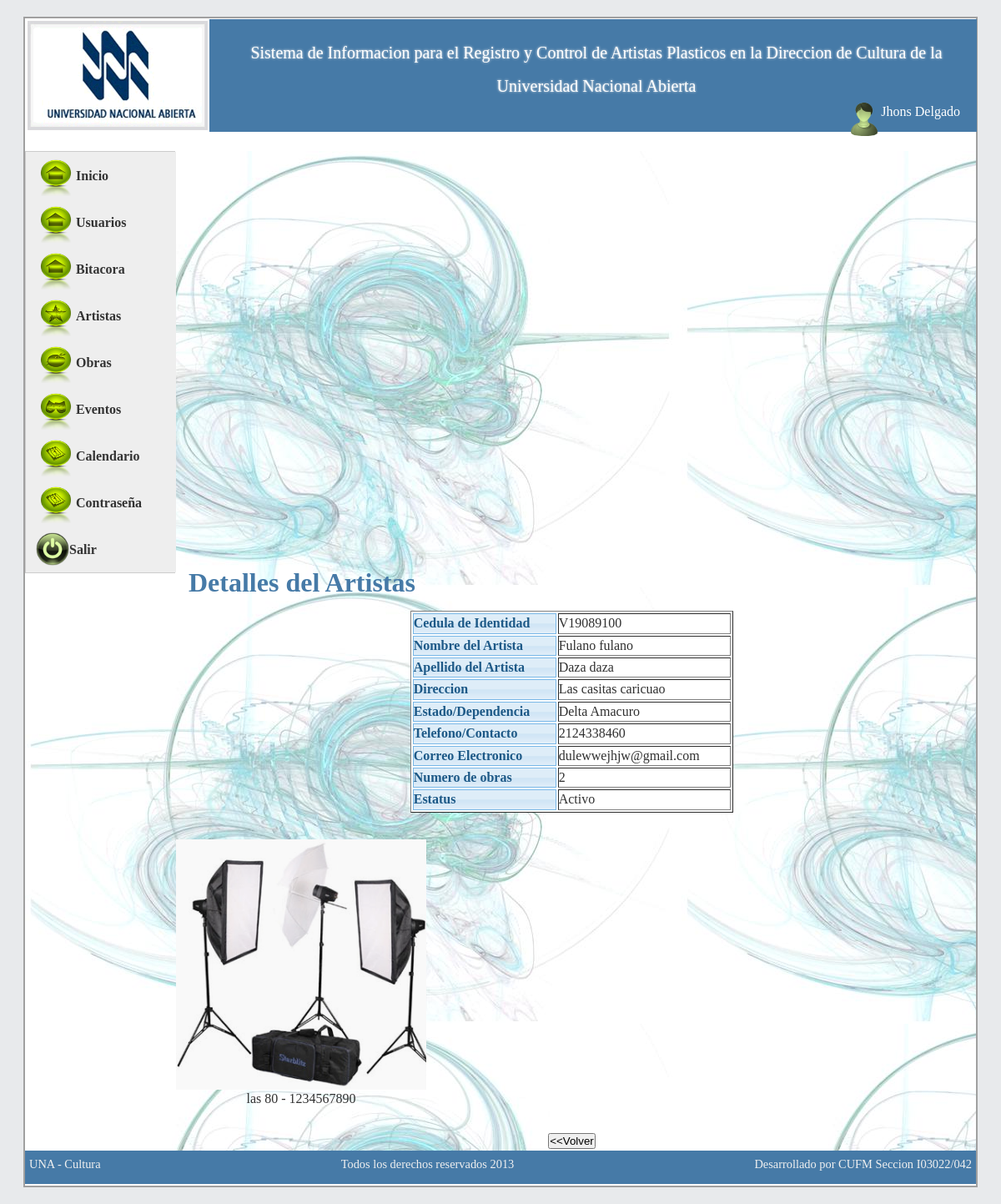
The page /sistema/controller/detalle_artista.php?id=26 (signed in) on the database its author committed.
### tables this page shows
CREATE TABLE IF NOT EXISTS `usuarios` (
  `id_usuarios` int(11) NOT NULL AUTO_INCREMENT,
  `usuario` varchar(50) NOT NULL,
  `clave` text NOT NULL,
  `estatus` int(1) NOT NULL,
  `usuario_reg` int(11) NOT NULL,
  `fecha_reg` date NOT NULL,
  `hora_reg` time NOT NULL,
  `usuario_mod` int(11) NOT NULL,
  `fecha_mod` date NOT NULL,
  `hora_mod` time NOT NULL,
  `intentos` int(11) NOT NULL,
  `tipo` varchar(10) NOT NULL,
  `nombre` varchar(100) NOT NULL,
  `apellido` varchar(100) NOT NULL,
  `tipo_cedula` varchar(1) NOT NULL,
  `num_cedula` int(11) NOT NULL,
  `email` varchar(100) DEFAULT NULL,
  `telefono` varchar(11) DEFAULT NULL,
  `cambioclave` varchar(1) NOT NULL DEFAULT 's',
  `session` int(11) NOT NULL DEFAULT '0',
  PRIMARY KEY (`id_usuarios`),
  UNIQUE KEY `usuario` (`usuario`),
  KEY `estatus` (`estatus`)
);

CREATE TABLE IF NOT EXISTS `artistas` (
  `id_artistas` int(11) NOT NULL AUTO_INCREMENT,
  `tp_cedula` char(1) NOT NULL,
  `num_cedula` int(20) NOT NULL,
  `nombre` varchar(50) NOT NULL,
  `apellido` varchar(50) NOT NULL,
  `direccion` text NOT NULL,
  `estado` int(11) NOT NULL,
  `telefono` int(20) NOT NULL,
  `correo` varchar(50) NOT NULL,
  `num_obras` int(11) NOT NULL,
  `fecha_reg` date DEFAULT NULL,
  `usuario_reg` int(11) DEFAULT NULL,
  `hora_reg` time DEFAULT NULL,
  `estatus` int(11) NOT NULL,
  `usuario_mod` int(11) NOT NULL,
  `fecha_mod` date NOT NULL,
  `hora_mod` time NOT NULL,
  PRIMARY KEY (`id_artistas`),
  KEY `estatus` (`estatus`),
  KEY `estado` (`estado`)
);

CREATE TABLE IF NOT EXISTS `estados` (
  `id_estados` int(11) NOT NULL AUTO_INCREMENT,
  `nombre` varchar(255) NOT NULL,
  PRIMARY KEY (`id_estados`)
);

CREATE TABLE IF NOT EXISTS `obras` (
  `id_obras` int(11) NOT NULL AUTO_INCREMENT,
  `titulo` varchar(60) NOT NULL,
  `tecnica` varchar(50) NOT NULL,
  `dimensiones` varchar(50) NOT NULL,
  `valor` int(50) NOT NULL,
  `para_la_venta` tinyint(1) NOT NULL,
  `observaciones` varchar(255) DEFAULT NULL,
  `fecha_reg` date NOT NULL,
  `hora_reg` time NOT NULL,
  `usuario_reg` int(11) NOT NULL,
  `fecha_mod` date DEFAULT NULL,
  `hora_mod` time DEFAULT NULL,
  `usuario_mod` int(11) DEFAULT NULL,
  `estatus` int(11) NOT NULL,
  `id_artistas` int(11) NOT NULL,
  `codigo_una` varchar(100) NOT NULL,
  `fecha_obra` date NOT NULL,
  `foto` text NOT NULL,
  PRIMARY KEY (`id_obras`),
  UNIQUE KEY `id_obras` (`id_obras`),
  KEY `id_artistas` (`id_artistas`),
  KEY `id_artistas_2` (`id_artistas`),
  KEY `estatus` (`estatus`)
);

### sistema/controller/detalle_artista.php (called while the page is built, shortened)
<?php
if (isset($_GET['id'])) {
    $id_artista = $_GET['id'];
    $artista = new Artista();
    $lista = $artista->detalle_artista($id_artista);
    $lista = mysql_fetch_array($lista);
    $obras = new Obras();
    $listado_obras = $obras->obras_artistas($id_artista);
} else {
    $ruta = '../views/index.php';
}
include '../web/layout/index.php';
?>

### sistema/model/BDculturaconexion.php (called while the page is built, shortened)
<?php
class BDculturaconexion {
    private $conexion;
    public function conectar() {
        if (!isset($this->conexion)) {
            $this->conexion = (mysql_connect("localhost", "root", "12345678")) or die(mysql_error());
        }
    }
    public function ejecutarsql($sql) {
        $resultado = mysql_query($sql, $this->conexion);
        return $resultado;
    }
}
?>

### sistema/model/Usuarios.php (called while the page is built, shortened)
<?php
class Usuarios extends BDculturaconexion {
    public function detalle($id) {
        $sql = "Select * from usuarios WHERE id_usuarios = '$id'";
        $consulta = $this->ejecutarsql($sql);
        return $consulta;
    }
}
?>

### sistema/model/Artista.php (called while the page is built, shortened)
<?php
class Artista extends BDculturaconexion {
    public function detalle_artista($id_artista) {
        $sql = "select id_artistas, tp_cedula, num_cedula, artistas.nombre, apellido, direccion, estado, telefono, correo, num_obras, estados.nombre as estados, estatus
            from artistas
            INNER JOIN estados ON (estado = id_estados)
            WHERE id_artistas = '$id_artista'";
        $consulta = $this->ejecutarsql($sql);
        return $consulta;
    }
}
?>

### sistema/model/Obras.php (called while the page is built, shortened)
<?php
class Obras extends BDculturaconexion {
    public function obras_artistas($id) {
        $sql = "select * from obras where id_artistas = '$id' AND estatus = '1'";
        $consulta = $this->ejecutarsql($sql);
        return $consulta;
    }
}
?>

### sistema/views/artista/_detalle.php (the view)
<table width="40%" style="background-color: #FFF;" border="1">
        <tr>
            <td class="ui-state-hover">
                <strong>Cedula de Identidad</strong>
            </td>
            <td>
                <?php echo ucfirst($lista['tp_cedula']) . $lista['num_cedula']; ?>
            </td>
        </tr>
        <tr>
            <td class="ui-state-hover"><strong>Nombre del Artista</strong></td>
            <td>
                <?php echo ucfirst($lista['nombre']); ?>
            </td>
        </tr>
        <tr>
            <td class="ui-state-hover" >
                <strong>Apellido del Artista</strong>
            </td>
            <td>
                <?php echo ucfirst($lista['apellido']); ?>
            </td>
        </tr>
        <tr>
            <td class="ui-state-hover">
                <strong>Direccion</strong>
            </td>
            <td>
                <?php echo ucfirst($lista['direccion']); ?>
            </td>
        </tr>
        <tr>
            <td class="ui-state-hover">
                <strong>Estado/Dependencia</strong>
            </td>
            <td>
                <?php echo $lista['estados']; ?>
            </td>
        </tr>
        <tr>
            <td class="ui-state-hover" >
                <strong>Telefono/Contacto</strong>
            </td>
            <td>
                <?php echo $lista['telefono']; ?>
            </td>
        </tr>
        <tr>
            <td class="ui-state-hover" >
                <strong>Correo Electronico</strong>
            </td>
            <td>
                <?php echo $lista['correo']; ?>
            </td>
        </tr>
        <tr>
            <td class="ui-state-hover" >
                <strong>Numero de obras</strong>
            </td>
            <td>
                <?php echo $lista['num_obras']; ?>
            </td>
        </tr>
        <tr>
            <td class="ui-state-hover" >
                <strong>Estatus</strong>
            </td>
            <td>
                <?php echo $lista['estatus']==1?'Activo':'Inactivo'; ?>
            </td>
        </tr>
    </table>

### sistema/web/layout/header.php
<div id="header">
    <div style="width: 20%; float: left">
        <img src="../web/image/logo.png" alt="logo" />
    </div>
    <div style="width: 80%; float: right;">
        <p style="font-size: 20px; line-height: 40px; text-align: center; margin-left: 30px; margin-right: 30px; margin-top: 20px; text-shadow: 0px 0px 3px #F2F2F2;" >
            Sistema de Informacion para el Registro y Control de Artistas Plasticos en la Direccion de Cultura de la Universidad Nacional Abierta
        </p>
 <?php
        if ($_SESSION['usuario'] != '') {
            ?>
    <div style="color: #FFF; font-size: 16px; width: 200px; float: right; margin-right: 20px;" >
        <?php
        $id = @$_SESSION['usuario'];
        $user = new Usuarios();
        $usuario = $user->detalle($id);
        $usuario = mysql_fetch_array($usuario);
        ?>
        <div style="float: right;">
        <p style="float: right;"> <span style="margin-top: 1px;"><?php echo ucfirst($usuario['nombre']) . ' ' . ucfirst($usuario['apellido']); ?></span>   </p>
           </div>
        <div style="float: right;" ><img src="../web/css/images/usuario.png" width="40" /></div>
    </div>
        <?php } ?>
    </div>
</div>

### sistema/views/artista/galeria.php (shortened to what this page needs)
<link href="../web/lightbox/css/lightbox.css" rel="stylesheet" type="text/css" />
<div class="gallery" style="float: left; width: 100%;">
    <?php
    while ($imagen = mysql_fetch_array($listado_obras)) {
        ?>
    <div style=" float: left; padding: 10px; width: 300px; height: 300px; margin-bottom: 40px;">
        <a href="../obras_fotos/<?php echo $imagen["foto"]; ?>" data-lightbox="Data" title="<?php echo $imagen['titulo'] . ' - '.$imagen['codigo_una']; ?>">
        <div style="width: 300px; height: 300px; background-size: cover; background-image: url('../obras_fotos/<?php echo $imagen["foto"]; ?>');">
        </div>
            </a>
        <p style="font-size: 16px;"><?php echo $imagen['titulo'] . ' - '.$imagen['codigo_una']; ?></p>
</div>
    <?php } ?>
</div>
<br />
<br />
<br />
<br />

### sistema/web/css/style_plantilla.css (style rules this page uses)
body { Tahoma,Arial,sans-serif;line-height:1.4em;text-align:center;color:#303030;background:#e8eaec }
* { margin:0;padding:0 }
a { color:#000;font-weight:bold;text-decoration:none;background-color:inherit }
#header { height:135px;width:100%;margin:0 1px 1px 1px;background:#467aa7;color:#fff }

### sistema/web/lightbox/css/lightbox.css (style rules this page uses)
body:after { content: url(../img/close.png) url(../img/loading.gif) url(../img/prev.png) url(../img/next.png); display: none; }

### rows shown on the page
usuarios: nombre "Jhons", apellido "Delgado"
artistas: tp_cedula "V", num_cedula "19089100", nombre "Fulano fulano", apellido "Daza daza", direccion "Las casitas caricuao", estado.nombre "Delta Amacuro", telefono "2124338460", correo "dulewwejhjw@gmail.com", num_obras "2"
obras: foto (picture), titulo "las 80", codigo_una "1234567890"
